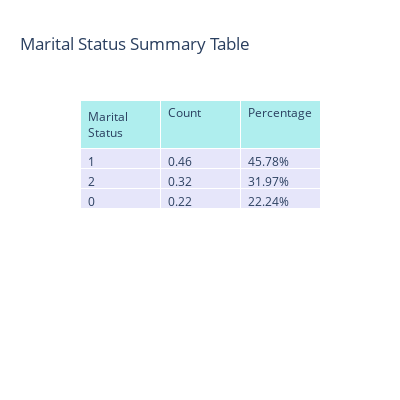

Source (notebook cell):
### Code cell
marital_status_counts = data['MaritalStatus'].value_counts(normalize=True).reset_index()
marital_status_counts.columns = ['MaritalStatus', 'Count']
marital_status_counts['Percentage'] = marital_status_counts['Count'] * 100
fig_table = go.Figure(data=[go.Table(
    header=dict(values=['Marital Status', 'Count', 'Percentage'],
                fill_color='paleturquoise',
                align='left'),
    cells=dict(values=[marital_status_counts['MaritalStatus'], marital_status_counts['Count'].round(2), marital_status_counts['Percentage'].round(2).astype(str) + '%'],
               fill_color='lavender',
               align='left'))
])

fig_table.update_layout(
    title='Marital Status Summary Table',
    height=400,
    width=400
)

fig_table.show()

### Figure 1 — Plotly figure (JSON) as saved in the notebook; plotly's stock layout.template omitted (floating-point values rounded to 4 significant figures)
{"data": [{"cells": {"align": "left", "fill": {"color": "lavender"}, "values": [[1, 2, 0], [0.46, 0.32, 0.22], ["45.78%", "31.97%", "22.24%"]]}, "header": {"align": "left", "fill": {"color": "paleturquoise"}, "values": ["Marital Status", "Count", "Percentage"]}, "type": "table"}], "layout": {"height": 400, "title": {"text": "Marital Status Summary Table"}, "width": 400}}
